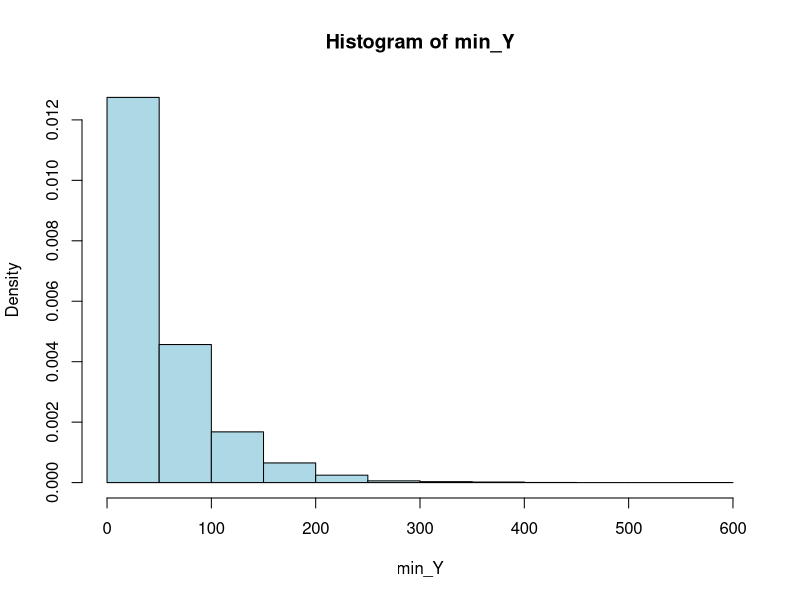
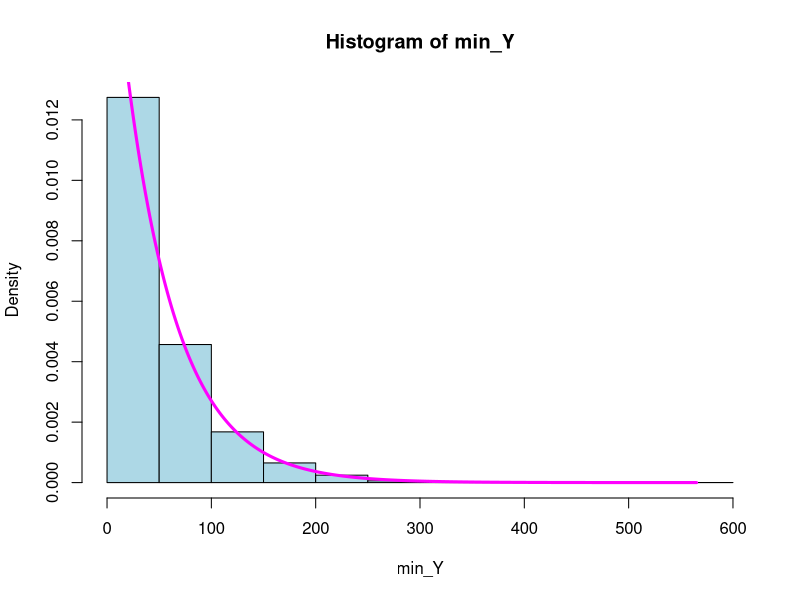
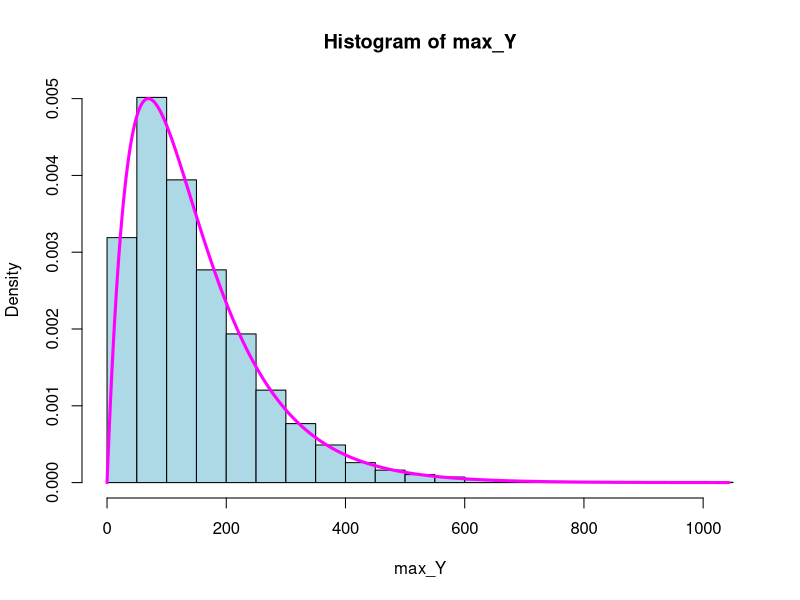
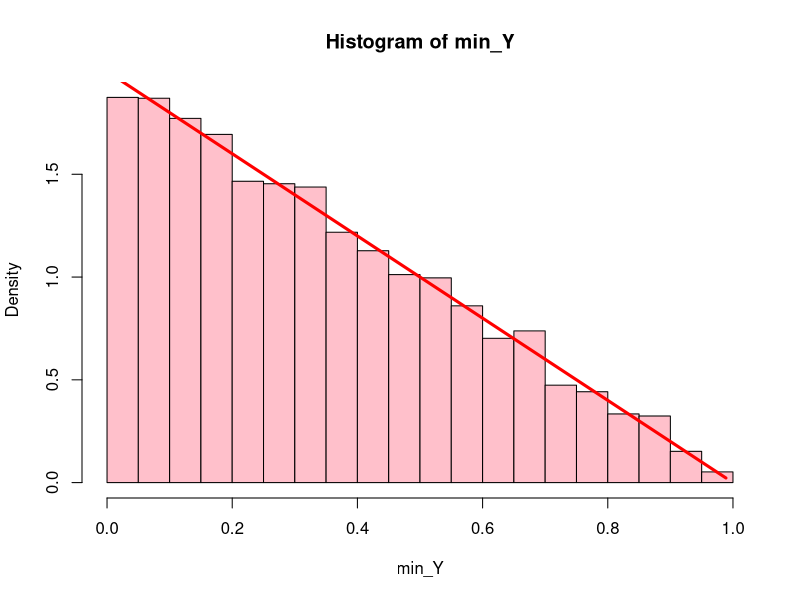
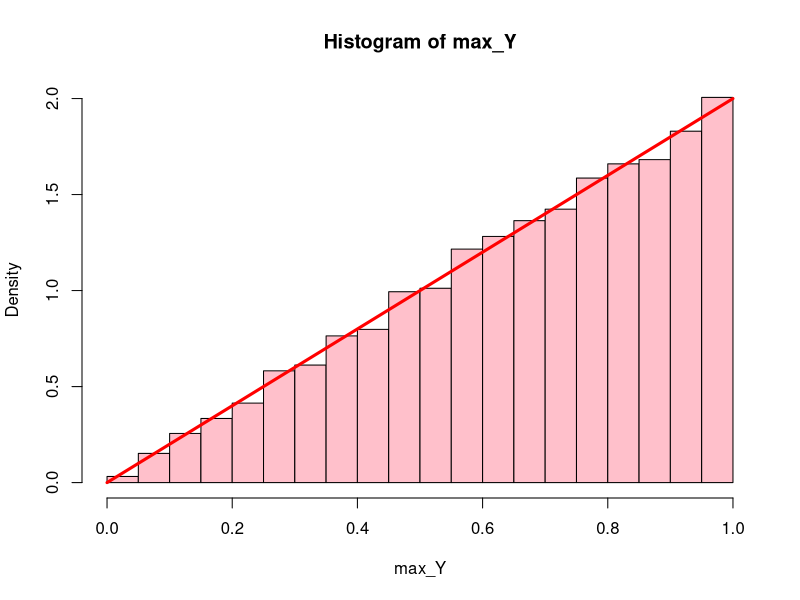
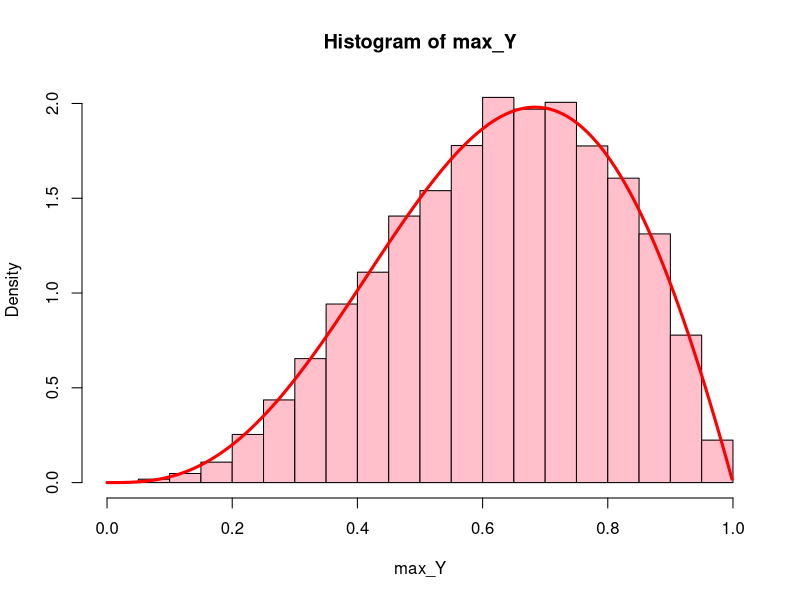
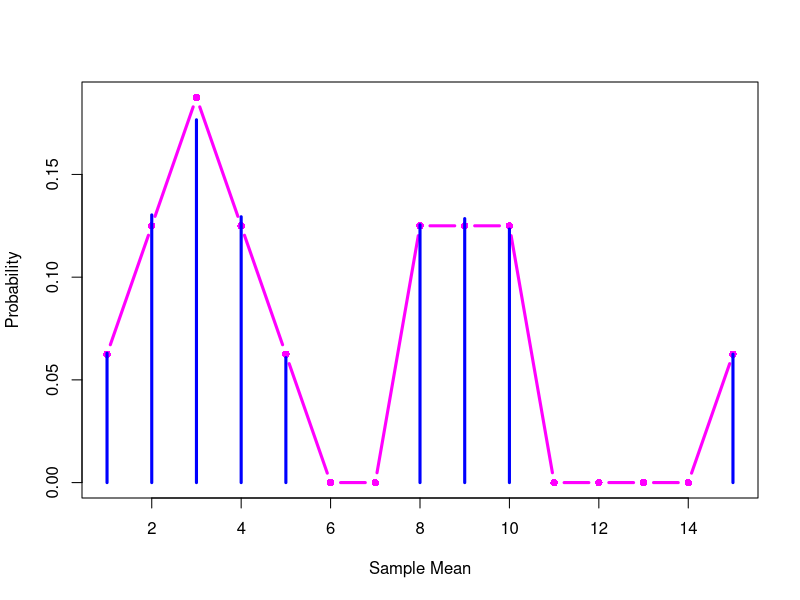
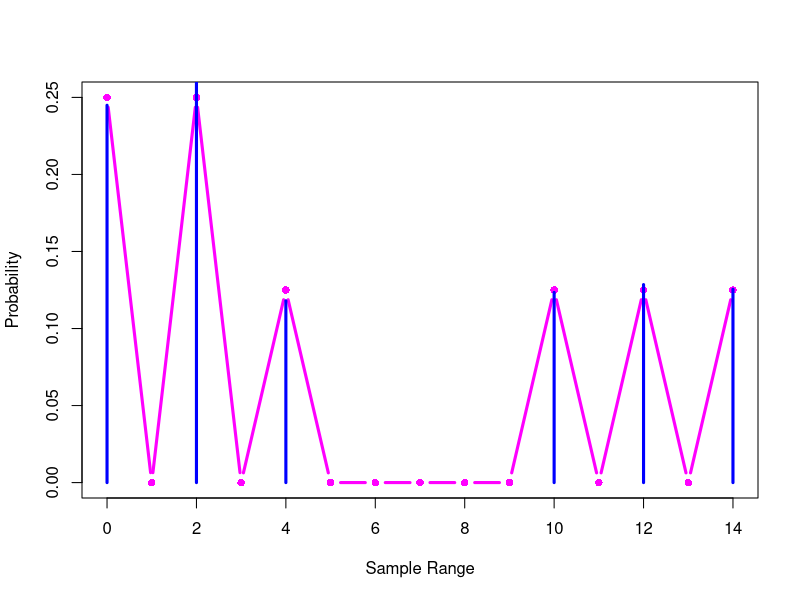

These charts were generated, in order, by the following R code:
## ---- chunk 1
Y <- rexp(2, rate = 1 / 100)
Y
## ---- chunk 2
min(Y)
## ---- chunk 3
num_realizations <- 5
Y <- rexp(2 * num_realizations, rate = 1 / 100)
Y
YY <- matrix(Y, 2, num_realizations)
YY
## ---- chunk 4
min_Y <- apply(YY, MAR = 2, FUN = "min") # 1 for rows, 2 for columns
min_Y
## ---- chunk 5
set.seed(4302019)
num_realizations <- 10000
Y <- rexp(2 * num_realizations, rate = 1 / 100)
YY <- matrix(Y, 2, num_realizations)
min_Y <- apply(YY, MAR = 2, FUN = "min") # 1 for rows, 2 for columns
hist(min_Y, col = "LightBlue", freq = FALSE) 
# freq = FALSE so that histogram is normalized to be a density, with area 1
## ---- chunk 6
X_grid <- seq(from = 0, to = max(min_Y), length = 1000)
f_X <- (1 / 50) * exp(-X_grid / 50)
hist(min_Y, col = "LightBlue", freq = FALSE) 
lines(X_grid, f_X, lwd = 3, col = "magenta")
## ---- chunk 7

set.seed(4302019)
num_realizations <- 10000
### a)


Y <- rexp(2 * num_realizations, rate = 1 / 100)
YY <- matrix(Y, 2, num_realizations)
max_Y <- apply(YY, MAR = 2, FUN = "max") # 1 for rows, 2 for columns
#hist(max_Y, col = "LightBlue", freq = FALSE)

### b) and c)
X_grid <- seq(from = 0, to = max(max_Y), length = 1000)
f_X <- (1 / 50) * (exp(-X_grid / 100) - exp(-X_grid / 50))
hist(max_Y, col = "LightBlue", freq = FALSE) 
lines(X_grid, f_X, lwd = 3, col = "magenta")


## ---- chunk 8
mean(max_Y)
var(max_Y)
## ---- chunk 9
set.seed(4302019)
num_realizations <- 10000


Y <- runif(2*num_realizations, 0, 1)
YY <- matrix(Y, 2, num_realizations)
min_Y <- apply(YY, MAR=2, FUN="min")
hist(min_Y, col="Pink", freq=FALSE)

x_grid <- seq(from =0, to=max(min_Y), length.out = 1000)
f_x <- 2*(1-x_grid)
lines(x_grid, f_x, lwd=3 ,col="Red")

mean(min_Y)
var(min_Y)


## ---- chunk 10
set.seed(4302019)
num_realizations <- 10000


Y <- runif(2*num_realizations, 0, 1)
YY <- matrix(Y, 2, num_realizations)
max_Y <- apply(YY, MAR=2, FUN="max")
hist(max_Y, col="Pink", freq=FALSE)

x_grid <- seq(from=0, to = max(max_Y), length.out = 1000)
f_x <- 2*(x_grid)
lines(x_grid, f_x, lwd=3, col="Red")

mean(max_Y)
var(max_Y)


## ---- chunk 11
set.seed(4302019)
num_realizations <- 10000

Y <- rbeta(2*num_realizations, shape1=2, shape2=2)
YY <- matrix(Y,2,num_realizations)
max_Y <- apply(YY, MAR=2, FUN="max")
hist(max_Y, col="Pink", freq=FALSE)

# The theotetical density function

x_grid <- seq(from=0, to = max(max_Y), length.out = 1000)
f_x <- 12*(x_grid)^3*(x_grid - 1)*(2*x_grid - 3) #Density function for the beta functions.
lines(x_grid, f_x, lwd=3, col="Red")

mean(max_Y)
var(max_Y)

## ---- chunk 12
set.seed(4302019)
num_realizations <- 10000
Y <- sample(c(1, 3, 5, 15), size = 2 * num_realizations, replace = TRUE)
YY <- matrix(Y, 2, num_realizations)
Ybar <- apply(YY, MAR = 2, FUN = "mean")
# Compute and plot the true probabilities: 
true_prob <- c(1, 2, 3, 2, 1, 0, 0, 2, 2, 2, 0, 0, 0, 0, 1) / 16
plot(1:15, true_prob, 
     ylab = "Probability",
     xlab = "Sample Mean",
     type = "b", pch = 16, lwd = 3, col = "magenta")
lines(sort(unique(Ybar)), table(Ybar) / num_realizations, type = "h", lwd = 3, col = "blue")
## ---- chunk 13

set.seed(4302019)
num_realizations <- 10000
Y <- sample(c(1, 3, 5, 15), size = 2 * num_realizations, replace = TRUE)
YY <- matrix(Y, 2, num_realizations)


Y_min <- apply(YY, MAR = 2, FUN = "min")
Y_max <- apply(YY, MAR = 2, FUN = "max")
Y_range <- Y_max - Y_min

# Compute and plot the true probabilities: 
true_prob <- c(4, 0, 4, 0, 2, 0, 0, 0, 0, 0, 2, 0, 2, 0, 2) / 16
plot(0:14, true_prob, 
     ylab = "Probability",
     xlab = "Sample Range",
     type = "b", pch = 16, lwd = 3, col = "magenta")
lines(sort(unique(Y_range)), table(Y_range) / num_realizations, type = "h", lwd = 3, col = "blue")


## ---- chunk 14
Y <- rexp(2, rate = 1 / 100)
Y
## ---- chunk 15
min(Y)
## ---- chunk 16
num_realizations <- 5
Y <- rexp(2 * num_realizations, rate = 1 / 100)
Y
YY <- matrix(Y, 2, num_realizations)
YY
## ---- chunk 17
min_Y <- apply(YY, MAR = 2, FUN = "min") # 1 for rows, 2 for columns
min_Y
## ---- chunk 18
set.seed(4302019)
num_realizations <- 10000
Y <- rexp(2 * num_realizations, rate = 1 / 100)
YY <- matrix(Y, 2, num_realizations)
min_Y <- apply(YY, MAR = 2, FUN = "min") # 1 for rows, 2 for columns
hist(min_Y, col = "LightBlue", freq = FALSE) 
# freq = FALSE so that histogram is normalized to be a density, with area 1
## ---- chunk 19
X_grid <- seq(from = 0, to = max(min_Y), length = 1000)
f_X <- (1 / 50) * exp(-X_grid / 50)
hist(min_Y, col = "LightBlue", freq = FALSE) 
lines(X_grid, f_X, lwd = 3, col = "magenta")
## ---- chunk 20

set.seed(4302019)
num_realizations <- 10000

Y <- rexp(2 * num_realizations, rate = 1 / 100)
YY <- matrix(Y, 2, num_realizations)
max_Y <- apply(YY, MAR = 2, FUN = "max") # 1 for rows, 2 for columns
hist(max_Y, col = "LightBlue", freq = FALSE)

X_grid <- seq(from = 0, to = max(max_Y), length = 1000)
f_X <- (1 / 50) * exp(-X_grid / 50)
hist(max_Y, col = "LightBlue", freq = FALSE) 
lines(X_grid, f_X, lwd = 3, col = "magenta")



## ---- chunk 21
set.seed(4302019)
num_realizations <- 10000
## ---- chunk 22
set.seed(4302019)
num_realizations <- 10000
## ---- chunk 23
set.seed(4302019)
num_realizations <- 10000
## ---- chunk 24
set.seed(4302019)
num_realizations <- 10000
Y <- sample(c(1, 3, 5, 15), size = 2 * num_realizations, replace = TRUE)
YY <- matrix(Y, 2, num_realizations)
Ybar <- apply(YY, MAR = 2, FUN = "mean")
# Compute and plot the true probabilities: 
true_prob <- c(1, 2, 3, 2, 1, 0, 0, 2, 2, 2, 0, 0, 0, 0, 1) / 16
plot(1:15, true_prob, 
     ylab = "Probability",
     xlab = "Sample Mean",
     type = "b", pch = 16, lwd = 3, col = "magenta")
lines(sort(unique(Ybar)), table(Ybar) / num_realizations, type = "h", lwd = 3, col = "blue")
